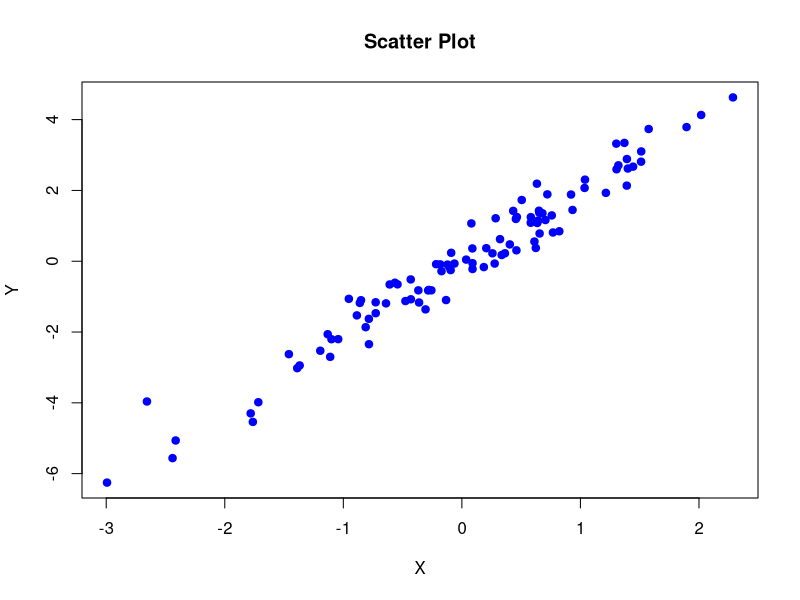

Write R code to recreate this figure.
# Генерация случайных данных
set.seed(42)  # Для воспроизводимости
x <- rnorm(100)
y <- 2 * x + rnorm(100, sd = 0.5)

# Создание случайного имени файла
random_name <- paste0("scatter_plot_", sample(10000:99999, 1), ".png")

# Открытие PNG устройства с случайным именем
png(random_name, width = 800, height = 600)

# Построение диаграммы рассеяния
plot(x, y, main = "Scatter Plot", xlab = "X", ylab = "Y", pch = 19, col = "blue")

# Закрытие PNG устройства
dev.off()

# Вывод имени созданного файла
cat("Plot saved to:", random_name, "\n")
